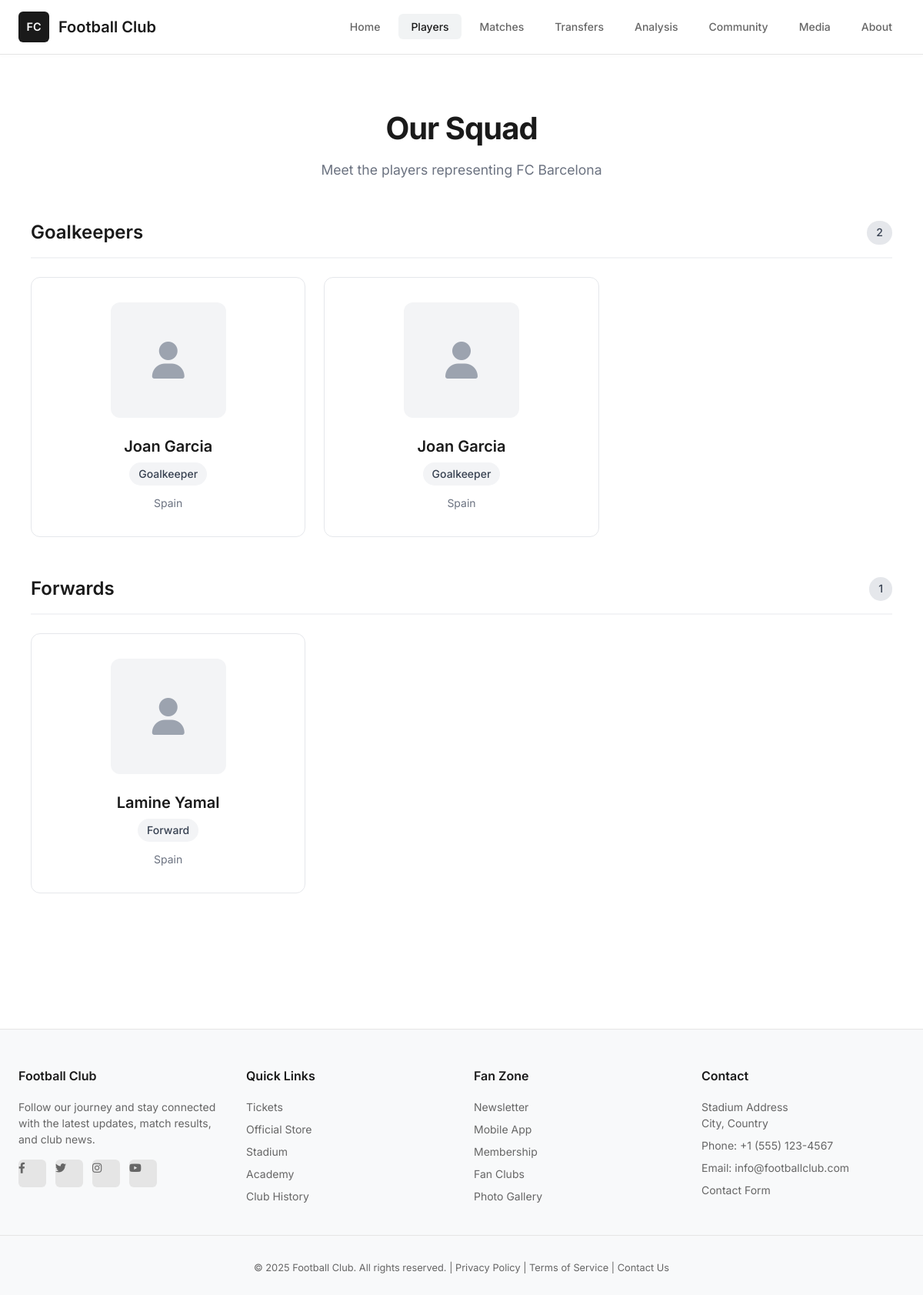
Screenshot of /players/ with the database file from the repository.
### players/models.py (models this page shows, shortened)
class Player(models.Model):
    POSITION_CHOICES = [
        ('GK', 'Goalkeeper'),
        ('DEF', 'Defender'),
        ('MID', 'Midfielder'),
        ('FWD', 'Forward'),
    ]
    name = models.CharField(max_length=100)
    position = models.CharField(max_length=3, choices=POSITION_CHOICES)
    age = models.PositiveIntegerField()
    nationality = models.CharField(max_length=50)
    bio = models.TextField()
    profile_image = models.URLField(max_length=500, blank=True, null=True, help_text="Enter image URL")
    created_at = models.DateTimeField(auto_now_add=True)
    updated_at = models.DateTimeField(auto_now=True)
    class Meta:
        ordering = ['name']
        verbose_name = 'Player'
        verbose_name_plural = 'Players'

### players/views.py (the view)
# urls.py: path('', views.player_list, name='player_list'),
def player_list(request):
    players = Player.objects.all()
    paginator = Paginator(players, 12)  # Show 12 players per page
    page_number = request.GET.get('page')
    page_obj = paginator.get_page(page_number)
    context = {
        'players': page_obj,
        'page_obj': page_obj,
    }
    return render(request, 'players/player_list.html', context)

### templates/players/player_list.html (shortened to what this page needs)
{% extends 'base.html' %}
{% load static %}
{% block content %}
<div class="players-container">
    <div class="page-header">
        <h1>Our Squad</h1>
        <p>Meet the players representing FC Barcelona</p>
    </div>
    {% if players %}
        {% regroup players by position as position_list %}
        {% for position_group in position_list %}
            {% if position_group.grouper == "GK" %}
                <div class="position-group">
                    <div class="position-header">
                        <h2>
                            Goalkeepers
                            <span class="position-count">{{ position_group.list|length }}</span>
                        </h2>
                    </div>
                    <div class="players-grid">
                        {% for player in position_group.list %}
                            <a href="{% url 'players:player_detail' player.id %}" class="player-card">
                                <div class="player-image-container">
                                    {% if player.profile_image %}
                                        <div class="default-avatar" style="display:none;">
                                            <i class="fas fa-user"></i>
                                        </div>
                                    {% else %}
                                        <div class="default-avatar">
                                            <i class="fas fa-user"></i>
                                        </div>
                                    {% endif %}
                                </div>
                                <div class="player-info">
                                    <h3 class="player-name">{{ player.name }}</h3>
                                    <span class="player-position">{{ player.get_position_display }}</span>
                                    <p class="player-nationality">{{ player.nationality }}</p>
                                </div>
                            </a>
                        {% endfor %}
                    </div>
                </div>
            {% endif %}
        {% endfor %}
        {% for position_group in position_list %}
            {% if position_group.grouper == "FWD" %}
                <div class="position-group">
                    <div class="position-header">
                        <h2>
                            Forwards
                            <span class="position-count">{{ position_group.list|length }}</span>
                        </h2>
                    </div>
                    <div class="players-grid">
                        {% for player in position_group.list %}
                            <a href="{% url 'players:player_detail' player.id %}" class="player-card">
                                <div class="player-image-container">
                                    {% if player.profile_image %}
                                        <div class="default-avatar" style="display:none;">
                                            <i class="fas fa-user"></i>
                                        </div>
                                    {% else %}
                                        <div class="default-avatar">
                                            <i class="fas fa-user"></i>
                                        </div>
                                    {% endif %}
                                </div>
                                <div class="player-info">
                                    <h3 class="player-name">{{ player.name }}</h3>
                                    <span class="player-position">{{ player.get_position_display }}</span>
                                    <p class="player-nationality">{{ player.nationality }}</p>
                                </div>
                            </a>
                        {% endfor %}
                    </div>
                </div>
            {% endif %}
        {% endfor %}
    {% else %}
        <div class="no-players">
            <h3>No Players Available</h3>
            <p>The squad list is currently being updated. Please check back soon.</p>
        </div>
    {% endif %}
</div>
{% endblock %}

### templates/base.html (style rules this page uses)
* { margin: 0; padding: 0; box-sizing: border-box; }
body { font-family: 'Inter', -apple-system, BlinkMacSystemFont, 'Segoe UI', Roboto, sans-serif; background-color: #ffffff; color: #1a1a1a; line-height: 1.6; min-height: 100vh; display: flex; flex-direction: column; }

### templates/players/player_list.html (style rules this page uses)
.players-container { max-width: 1200px; margin: 0 auto; padding: 2rem 1rem; font-family: 'Inter', -apple-system, BlinkMacSystemFont, 'Segoe UI', Roboto, sans-serif; }
.page-header { text-align: center; margin-bottom: 3rem; }
.page-header h1 { font-size: 2.5rem; font-weight: 700; color: #1a1a1a; margin-bottom: 0.5rem; letter-spacing: -0.025em; }
.page-header p { font-size: 1.1rem; color: #6b7280; font-weight: 400; }
.players-grid { display: grid; grid-template-columns: repeat(auto-fill, minmax(280px, 1fr)); gap: 1.5rem; margin-bottom: 3rem; }
.player-card { background: white; border: 1px solid #e5e7eb; border-radius: 12px; padding: 2rem 1.5rem; transition: all 0.2s ease; text-decoration: none; color: inherit; display: block; min-height: 320px; }
.player-image-container { display: flex; justify-content: center; margin-bottom: 1.5rem; }
.default-avatar { width: 150px; height: 150px; border-radius: 12px; background: #f3f4f6; display: flex; align-items: center; justify-content: center; font-size: 3rem; color: #9ca3af; }
.player-info { text-align: center; }
.player-name { font-size: 1.25rem; font-weight: 600; color: #1a1a1a; margin-bottom: 0.5rem; line-height: 1.3; }
.player-position { background: #f3f4f6; color: #374151; padding: 0.25rem 0.75rem; border-radius: 20px; font-size: 0.875rem; font-weight: 500; display: inline-block; margin-bottom: 0.75rem; }
.player-nationality { color: #6b7280; font-size: 0.875rem; font-weight: 400; }
.position-group { margin-bottom: 3rem; }
.position-header { margin-bottom: 1.5rem; padding-bottom: 0.75rem; border-bottom: 2px solid #f3f4f6; }
.position-header h2 { font-size: 1.5rem; font-weight: 600; color: #1a1a1a; margin: 0; display: flex; align-items: center; gap: 0.5rem; }
.position-count { background: #e5e7eb; color: #374151; padding: 0.25rem 0.75rem; border-radius: 20px; font-size: 0.875rem; font-weight: 500; margin-left: auto; }

### rows the page displays
Player: name "Joan Garcia", position "Goalkeeper", nationality "Spain"
Player: name "Joan Garcia", position "Goalkeeper", nationality "Spain"
Player: name "Lamine Yamal", position "Forward", nationality "Spain"

### other values shown
{{ position_group.list|length }} "2"
{{ position_group.list|length }} "1"
